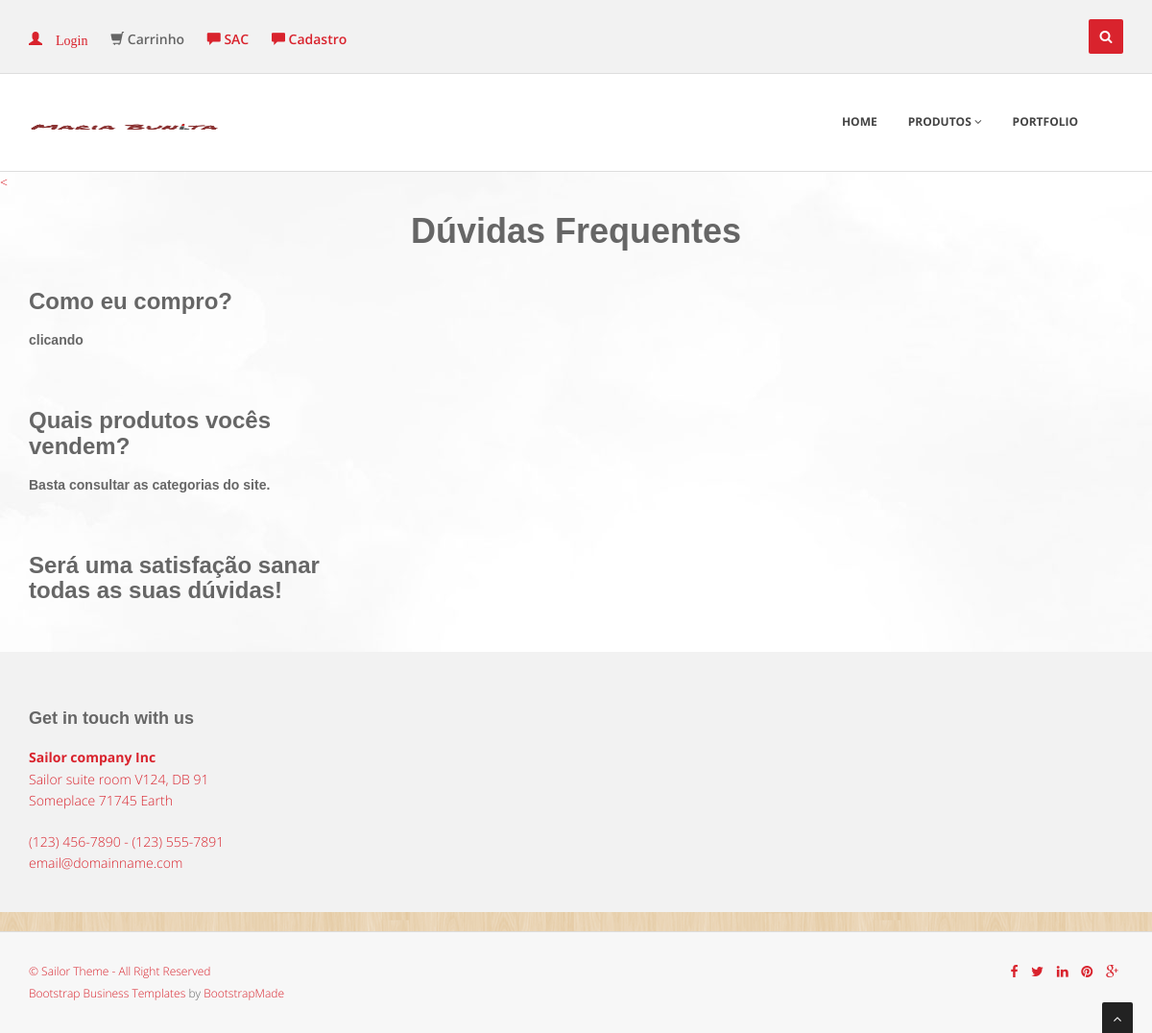
/sac/, run on an earlier commit of the app's database.
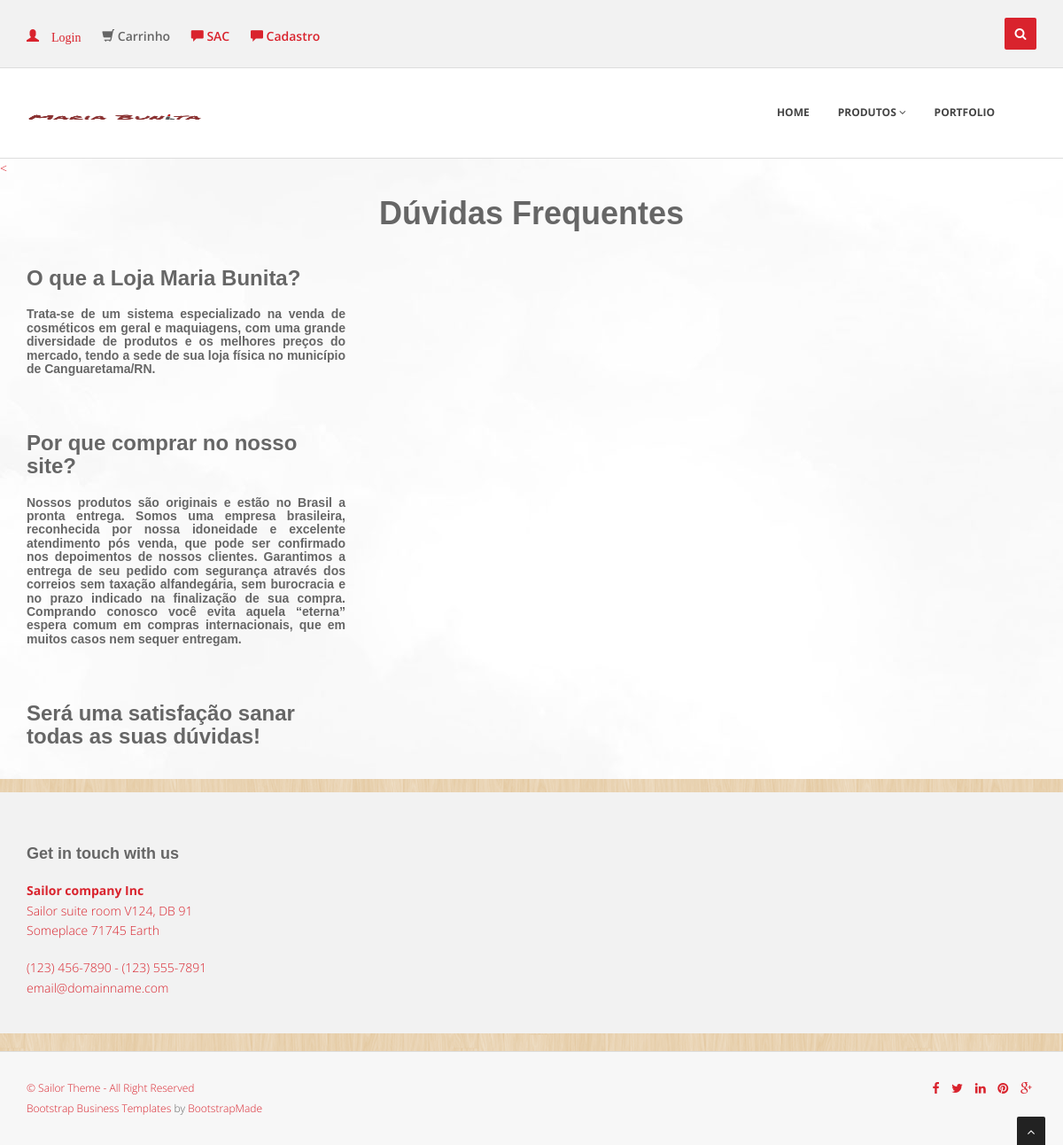
And on a later commit of the database.
### core/models.py (models this page shows, shortened)
class Sac(models.Model):
    perguntas=models.CharField('Perguntas', max_length=500)
    resposta= models.CharField('Resposta', max_length=4000)
    class Meta:
        verbose_name='Sac'
        verbose_name_plural= 'Sac'

### core/views.py (the view)
# urls.py: url(r'^sac/$', views.sac, name="sac"),
def sac(request):
    sac= Sac.objects.all()
    context = {
    'sac' : sac
    }
    return render(request, 'sac.html', context)

### core/templates/sac.html (shortened to what this page needs)
{% extends "base.html" %}
{% load static %}
{% block conteudo %}
<<h1> <center>Dúvidas Frequentes </center></h1>
<div class="container">
<div class="row mt">
<div class="col-lg-4">
{% for sac1 in sac %}
<h3>{{sac1.perguntas}}</h3>
<h5 style= "text-align: justify;">{{sac1.resposta}}</h5>
<br/>
{%endfor%}
<h3>Será uma satisfação sanar todas as suas dúvidas!</h3>
</div>
</div>
</div>
{%endblock%}

### core/templates/base.html (shortened to what this page needs)
<!DOCTYPE html>
{% load static %}
<html lang="en">
<head>
    <link href="{% static 'css/bootstrap.min.css' %}" rel="stylesheet" />
    <link href="{% static 'plugins/flexslider/flexslider.css' %}" rel="stylesheet" media="screen" />
    <link href="{% static 'css/cubeportfolio.min.css' %}" rel="stylesheet" />
    <link href="{% static 'css/style.css' %}" rel="stylesheet" />
    <link id="t-colors" href="{% static 'skins/default.css' %}" rel="stylesheet" />
    <link id="bodybg" href="{% static 'bodybg/bg1.css' %}" rel="stylesheet" type="text/css" />
</head>
<body>
    <div id="wrapper">
        <header>
            <div class="top">
                <div class="container">
                    <div class="row">
                        <div class="col-md-6">
                            <ul class="topleft-info">
                                {% if not user.is_authenticated %}
                                <li><a href="{% url 'login' %}"<i class="glyphicon glyphicon-user"></i> Login</a></li>
                                {% else %}
                                <li><a href="{% url 'logout' %}"><i class="glyphicon glyphicon-ban-circle"></i> Logout</a></li>
                                <li><a href="{% url 'usuario' %}"><i class="glyphicon glyphicon-user"></i> Perfil</a></li>
                                {% endif %}
                                <li><i class="glyphicon glyphicon-shopping-cart"></i> Carrinho</li>
                                <li><a href="{% url 'sac' %}"><i class="glyphicon glyphicon-comment"></i> SAC </a></li>
                                <li><a href="{% url 'cadastro' %}"><i class="glyphicon glyphicon-comment"></i> Cadastro </a></li>
                            </ul>
                        </div>
                        <div class="col-md-6">
                            <div id="sb-search" class="sb-search">
                                <form>
                                    <span class="sb-icon-search" title="Click to start searching"></span>
                                </form>
                            </div>
                        </div>
                    </div>
                </div>
            </div>
            <div class="navbar navbar-default navbar-static-top">
                <div class="container">
                    <div class="navbar-header">
                        <a class="navbar-brand" href="index.html"><img src="img/logo.png" alt="" width="199" height="52" /></a>
                    </div>
                    <div class="navbar-collapse collapse ">
                        <ul class="nav navbar-nav">
                            <li>
                                <a href="{% url 'index' %}" class="dropdown-toggle " data-toggle="dropdown" data-hover="dropdown" data-delay="0" data-close-others="false">Home</a>
                            </li>
                            <li class="dropdown">
                                <a href="#" class="dropdown-toggle " data-toggle="dropdown" data-hover="dropdown" data-delay="0" data-close-others="false">Produtos <i class="fa fa-angle-down"></i></a>
                                    </li>
                                </ul>
                            <li><a href="portfolio.html">Portfolio</a></li>
                            <li class="dropdown"><a href="#" class="dropdown-toggle " data-toggle="dropdown" data-hover="dropdown"
                                </ul>
                            </li>
                    </div>
                </div>
            </div>
        </header>
        <section id="featured" class="bg">
        {% block conteudo %}
        {% endblock %}
        <footer>
            <div class="container">
                <div class="row">
                    <div class="col-sm-3 col-lg-3">
                        <div class="widget">
                            <h4>Get in touch with us</h4>
                            <address>
                    <strong>Sailor company Inc</strong><br>
                     Sailor suite room V124, DB 91<br>
                     Someplace 71745 Earth </address>
                            <p>
                                 (123) 456-7890 - (123) 555-7891 <br>
                                 email@domainname.com
                            </p>
                        </div>
                    </div>
                    <div class="col-sm-3 col-lg-3">
                    </div>
                    <div class="col-sm-3 col-lg-3">
                    </div>
                    <div class="col-sm-3 col-lg-3">
                        </div>
                    </div>
                </div>
            </div>
            <div id="sub-footer">
                <div class="container">
                    <div class="row">
                        <div class="col-lg-6">
                            <div class="copyright">
                                <p>&copy; Sailor Theme - All Right Reserved</p>
                                <div class="credits">
                                    <a href="https://bootstrapmade.com/bootstrap-business-templates/">Bootstrap Business Templates</a> by <a href="https://bootstrapmade.com/">BootstrapMade</a>
                                </div>
                            </div>
                        </div>
                        <div class="col-lg-6">
                            <ul class="social-network">
                                <li><a href="https://www.facebook.com/Raiane.SantosRCC" data-placement="top" title="Facebook"><i class="fa fa-facebook"></i></a></li>
                                <li><a href="#" data-placement="top" title="Twitter"><i class="fa fa-twitter"></i></a></li>
                                <li><a href="#" data-placement="top" title="Linkedin"><i class="fa fa-linkedin"></i></a></li>
                                <li><a href="#" data-placement="top" title="Pinterest"><i class="fa fa-pinterest"></i></a></li>
                                <li><a href="#" data-placement="top" title="Google plus"><i class="fa fa-google-plus"></i></a></li>
                            </ul>
                        </div>
                    </div>
                </div>
            </div>
    <a href="#" class="scrollup"><i class="fa fa-angle-up active"></i></a>
</body>
</html>

### core/static/css/style.css (style rules this page uses)
body { font-family:'Open Sans', Arial, sans-serif; font-size:14px; font-weight:300; line-height:1.6em; color:#656565; }
h1,h2, h3, h4, h5, h6 { font-family:'Arial', sans-serif; font-weight:700; line-height:1.1em; color:#666; margin-bottom: 20px; }
#wrapper { width:100%; margin:0; padding:0; }
.row,.row-fluid { margin-bottom:30px; }
header .top .row { margin-bottom: 0; }
header .top { padding:20px 0; margin:0; background: #f2f2f2; }
header .top { border-bottom: 1px solid #ddd; }
header .top ul.topleft-info { list-style: none; margin: 10px 0 0; padding-left: 0; float:left; }
header .top ul.topleft-info li { display: inline; margin: 0 20px 0 0; padding:0; font-weight: 600; }
ul.social-network { list-style:none; margin:0; padding:0; }
ul.social-network li { display:inline; margin:0 5px; }
.sb-search { position: relative; width: 0%; min-width: 36px; height: 36px; float: right; overflow: hidden; -webkit-transition: width 0.3s; -moz-transition: width 0.3s; transition: width 0.3s; -webkit-backface-visibility: hidden; }
.sb-icon-search, .sb-search-submit { width: 36px; height: 36px; display: block; position: absolute; right: 0; top: 0; padding: 0; margin: 0; line-height: 36px; text-align: center; cursor: pointer; }
.sb-icon-search { color: #fff; z-index: 90; font-size: 14px; font-family: 'FontAwesome'; speak: none; font-style: normal; font-weight: normal; font-variant: normal; text-transform: none; -webkit-font-smoothing: antialiased; -webkit-border-radius: 2px 2px 2px 2px; -moz-border-radius: 2px 2px 2px 2px; border-radius: 2px 2px 2px 2px; }
.sb-icon-search:before { content: "\f002"; }
header .navbar { margin-bottom: 0; }
.navbar-default { border: none; }
.navbar-brand { color: #222; text-transform: uppercase; font-size: 24px; font-weight: 700; line-height: 1em; letter-spacing: -1px; margin-top: 30px; padding: 0 0 0 15px; }
header .navbar-collapse ul.navbar-nav { float: right; margin-right: 0; }
header .navbar-default { background-color: #fff; border-bottom: 1px solid #ddd; }
header .navbar { min-height: 100px; }
header .navbar-nav > li { padding-bottom: 30px; padding-top: 30px; }
header .navbar-nav > li > a { padding-bottom: 6px; padding-top: 5px; margin-left: 2px; line-height: 30px; font-weight: 700; -webkit-transition: all .3s ease; -moz-transition: all .3s ease; -ms-transition: all .3s ease; -o-transition: all .3s ease; transition: all .3s ease; }
header ul.nav li { border:none; margin:0; }
header ul.nav li a { font-size:12px; border:none; font-weight:700; text-transform:uppercase; }
.navbar .nav > li > a,.navbar .nav > li.active > .dropdown-menu > li > a { color: #444; text-shadow: none; }
ul.nav li.dropdown a { z-index:1000; display:block; }
#featured { width: 100%; background:#fcfcfc; position:relative; margin:0; padding:0; }
#featured.bg { background: url(../img/dummies/feat-bg.jpg) no-repeat top center; }
footer { background:#f2f2f2; }
#sub-footer { border-top: 1px solid #ddd; background:#f7f7f7; }
footer { padding:50px 0 0 0; }
footer h1, footer h2, footer h3, footer h4, footer h5, footer h6 { color:#666; }
footer address { line-height:1.6em; }
ul.social-network { list-style:none; margin:0; }
ul.social-network li { display:inline; margin: 0 5px; }
#sub-footer { text-shadow:none; padding:0; padding-top:30px; margin:20px 0 0 0; }
#sub-footer p { margin:0; padding:0; }
.copyright { text-align:left; font-size:12px; }
#sub-footer ul.social-network { float:right; }
.scrollup { position:fixed; width:32px; height:32px; bottom:0px; right:20px; background: #222; -webkit-border-radius: 2px 2px 0 0; -moz-border-radius: 2px 2px 0 0; border-radius: 2px 2px 0 0; }
a.scrollup { outline:0; text-align: center; }
a.scrollup i { margin-top: 10px; color: #fff; }

### core/static/skins/default.css (style rules this page uses)
a, a:hover,a:focus,a:active, strike, .post-meta span a:hover, ul.meta-post li a:hover, ul.cat li a:hover, ul.recent li h6 a:hover, ul.portfolio-categ li.active a, ul.portfolio-categ li.active a:hover, ul.portfolio-categ li a:hover,ul.related-post li h4 a:hover, span.highlight,article .post-heading h3 a:hover, .navbar .nav > .active > a,.navbar .nav > .active > a:hover,.navbar .nav > li > a:hover,.navbar .nav > li > a:focus,.navbar .nav > .active > a:focus, .validation { color:#d9232d; }
.sb-icon-search { background: #d9232d; }

### core/static/bodybg/bg1.css (style rules this page uses)
body { background: url(../img/bodybg/bg1.png) repeat left top; }

### core/static/css/theme.css (style rules this page uses)
a { color: #50a846; }

What changed in the data, as far as the page shows it:
removed Sac: perguntas "Como eu compro?", resposta "clicando"
removed Sac: perguntas "Quais produtos vocês vendem?", resposta "Basta consultar as categorias do site."
added Sac: perguntas "O que a Loja Maria Bunita?", resposta "Trata-se de um sistema especializado na venda de cosméticos em geral e maquiagens, com uma grande diversidade de produtos e os melhores preços do mercado, tendo a sede de sua loja física no município de Canguaretama/RN."
added Sac: perguntas "Por que comprar no nosso site?", resposta "Nossos produtos são originais e estão no Brasil a pronta entrega. Somos uma empresa brasileira, reconhecida por nossa idoneidade e excelente atendimento pós venda, que pode ser confirmado nos depoimentos de nossos clientes. Garantimos a entrega de seu pedido com segurança através dos correios sem taxação alfandegária, sem burocracia e no prazo indicado na finalização de sua compra. Comprando conosco você evita aquela “eterna” espera comum em compras internacionais, que em muitos casos nem sequer entregam."
